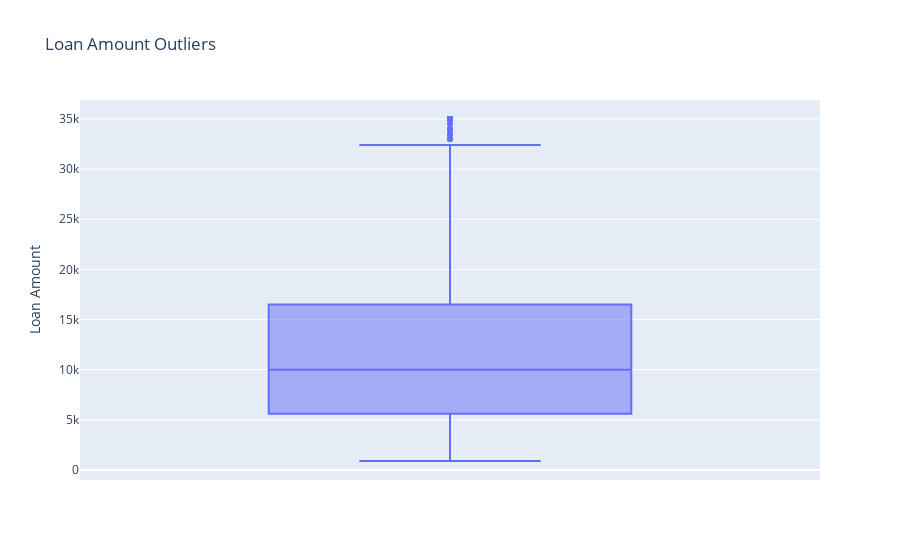

The cell this chart's notebook holds for it:
### Code cell
fig = px.box(loan_status_data_set, y="loan_amnt", title="Loan Amount Outliers")
fig.update_layout(yaxis_title_text='Loan Amount')
fig.show()

### Figure 1 — Plotly figure (JSON) as saved in the notebook; plotly's stock layout.template omitted (floating-point values rounded to 4 significant figures; data arrays with more than 128 entries replaced by an {"elided": "..."} marker saying what was removed)
{"data": [{"alignmentgroup": "True", "hovertemplate": "loan_amnt=%{y}<extra></extra>", "legendgroup": "", "marker": {"color": "#636efa"}, "name": "", "notched": false, "offsetgroup": "", "orientation": "v", "showlegend": false, "type": "box", "x0": " ", "xaxis": "x", "y": {"elided": "5627 int values"}, "y0": " ", "yaxis": "y"}], "layout": {"boxmode": "group", "legend": {"tracegroupgap": 0}, "title": {"text": "Loan Amount Outliers"}, "xaxis": {"anchor": "y", "domain": [0, 1]}, "yaxis": {"anchor": "x", "domain": [0, 1], "title": {"text": "Loan Amount"}}}}
